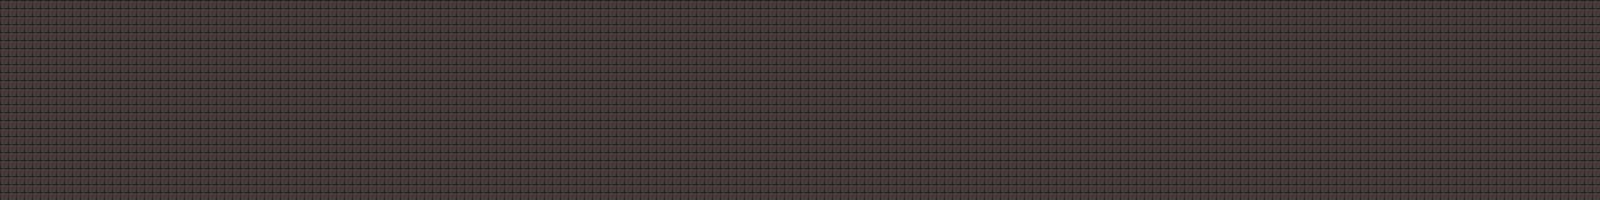

Below is a game level as drawn by its tile map, then a one-line description and the .tmx that defines it (tile-layer data replaced by summaries):
An orthogonal 200x25 tile map with 8x8 px tiles, 2 tile layers (foregroundLayer, backgroundLayer).

<map version="1.10" tiledversion="1.10.1" orientation="orthogonal" renderorder="right-down" width="200" height="25" tilewidth="8" tileheight="8" infinite="0" nextlayerid="3" nextobjectid="1">
 <tileset firstgid="1" name="new_tiles" tilewidth="8" tileheight="8" tilecount="4096" columns="64">
  <image source="../tiles/new_tiles.png" width="512" height="512" />
 </tileset>
 <layer id="1" name="foregroundLayer" width="200" height="25">
  <data>[5000 cells, 0 non-empty, 0 distinct tile ids]</data>
 </layer>
 <layer id="2" name="backgroundLayer" width="200" height="25">
  <data>[5000 cells, 5000 non-empty, 1 distinct tile ids]</data>
 </layer>
</map>
